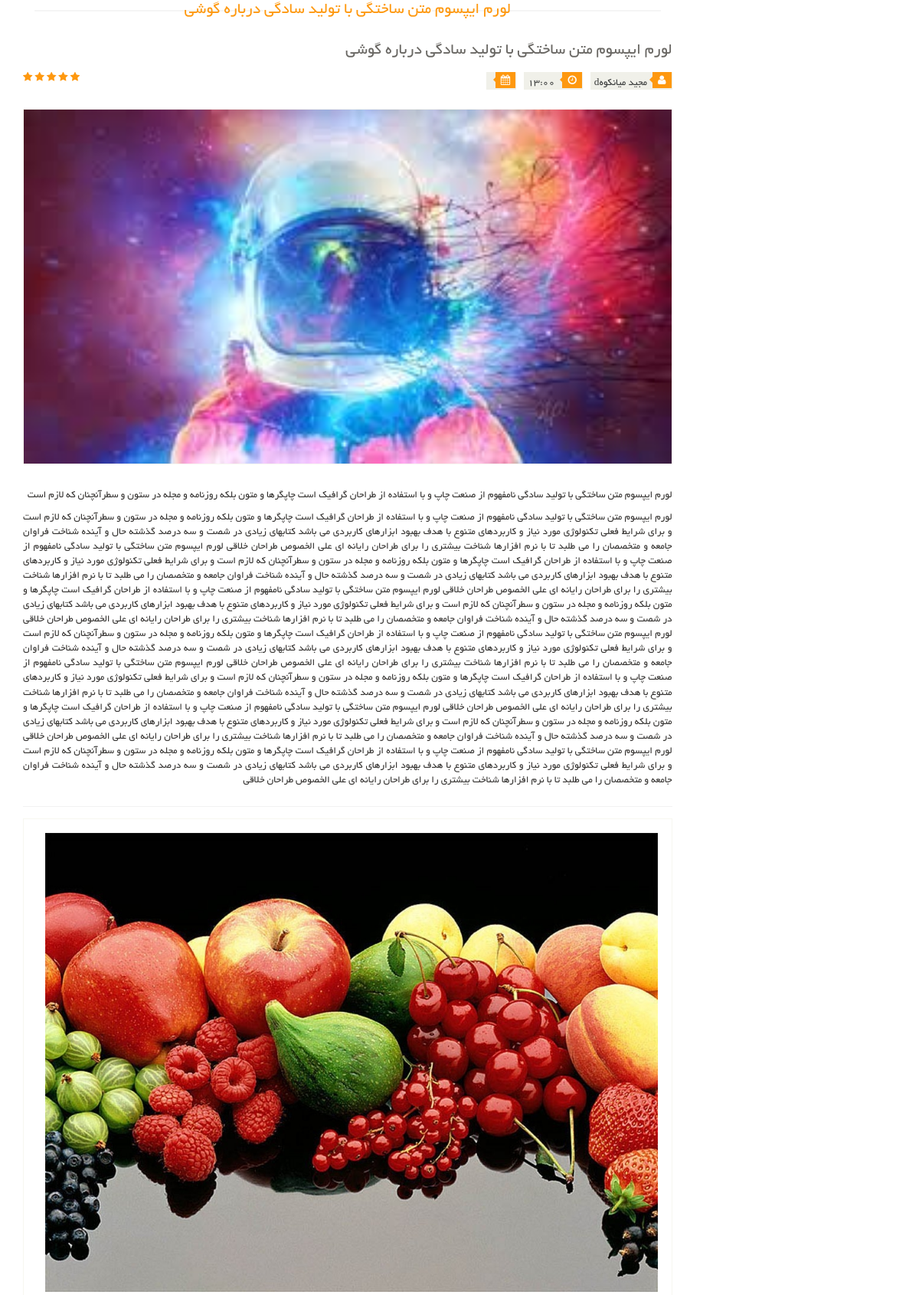
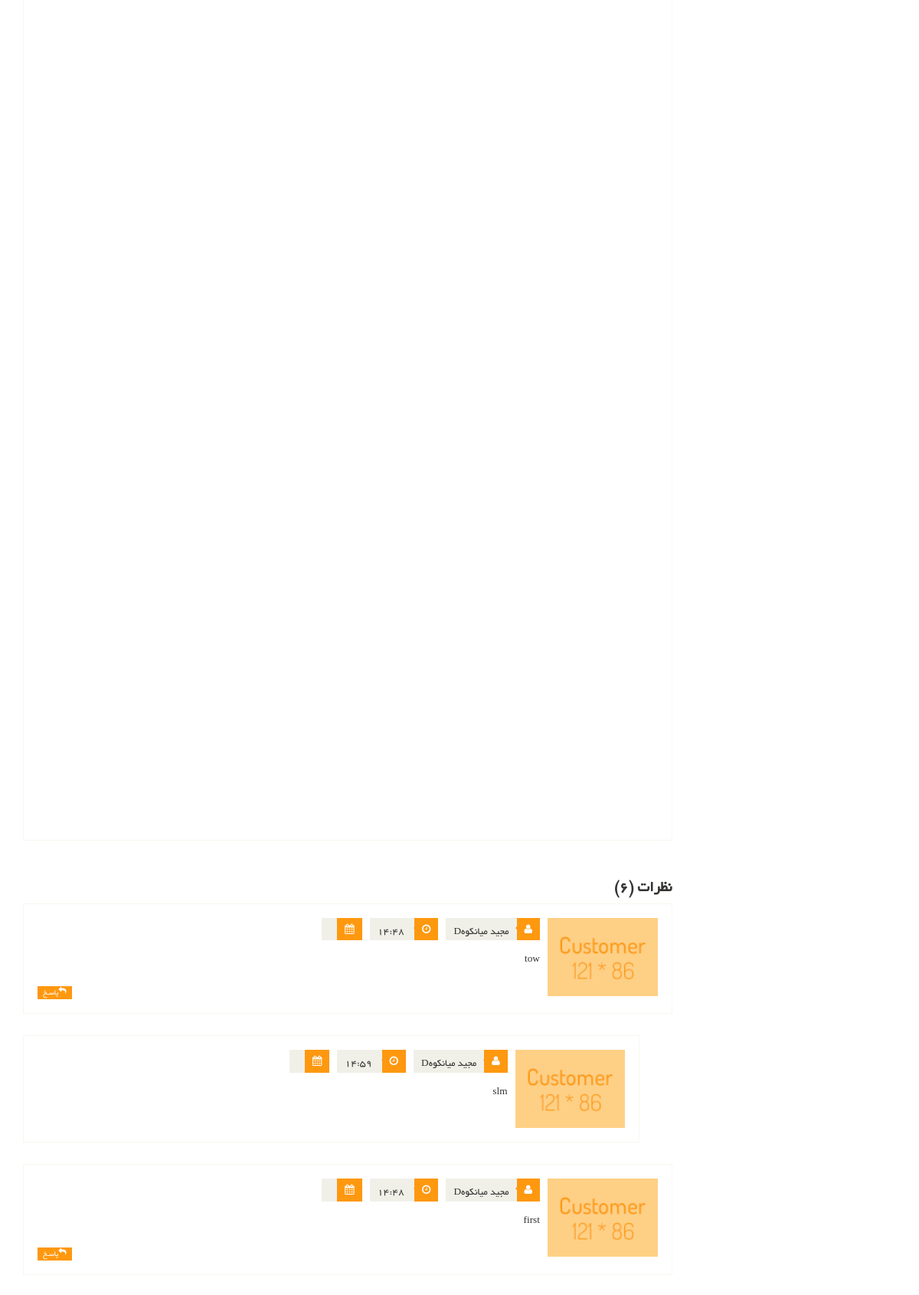
The app's page /articles/3/ (upper part) with its own data (2 pictures, top to bottom).
### article_module/models.py (models this page shows, shortened)
class Article(models.Model):
    title = models.CharField(max_length=300, verbose_name='عنوان مقاله')
    slug = models.SlugField(max_length=300, db_index=True, allow_unicode=True, verbose_name='عنوان در url')
    image = models.ImageField(upload_to='images/articles', verbose_name='تصویر مقاله')
    short_description = models.TextField(verbose_name='توضیحات کوتاه')
    text = models.TextField(verbose_name='متن مقاله')
    is_active = models.BooleanField(default=True, verbose_name='فعال / غیر فعال')
    selected_categories = models.ManyToManyField(ArticleCategory, verbose_name='دسته بندی ها')
    author = models.ForeignKey(User, on_delete=models.CASCADE, verbose_name='نویسنده', null=True, editable=False)
    created_date = models.DateTimeField(auto_now_add=True, editable=False, verbose_name='تاریخ ثبت')
    def get_jalali_create_time(self):
        return self.created_date.strftime('%H:%M')
    class Meta:
        verbose_name = 'مقاله'
        verbose_name_plural = 'مقالات'

class ArticleComment(models.Model):
    article = models.ForeignKey(Article, on_delete=models.CASCADE, verbose_name='مقاله')
    parent = models.ForeignKey('ArticleComment', null=True, blank=True, on_delete=models.CASCADE, verbose_name='والد')
    user = models.ForeignKey(User, null=True, blank=True, on_delete=models.CASCADE, verbose_name='کاربر')
    create_date = models.DateTimeField(auto_now_add=True, verbose_name='تاریخ ثبت')
    text = models.TextField(verbose_name='متن نظر')
    class Meta:
        verbose_name = 'نظر مقاله'
        verbose_name_plural = 'نظرات مقاله'

### account_module/models.py (models this page shows)
class User(AbstractUser):
    avatar = models.ImageField(upload_to='images/profile', verbose_name='تصویر اواتار', null=True, blank=True)
    email_active_code = models.CharField(max_length=150, verbose_name='کد فعال سازی ایمیل')
    about_user = models.TextField(null=True, blank=True, verbose_name='درباره شخص')
    address = models.TextField(null=True, blank=True, verbose_name='ادرس')
    class Meta:
        verbose_name = 'کاربر'
        verbose_name_plural = 'کاربران'
    def __str__(self):
        if self.first_name is not '' and self.last_name is not '':
            return self.get_full_name()
        return self.email

### article_module/views.py (the view)
# urls.py: path('<pk>/', views.ArticleDetailView.as_view(), name='articles_detail'),
class ArticleDetailView(DetailView):
    model = Article
    template_name = 'article_module/article_detail_page.html'
    def get_queryset(self):
        query = super(ArticleDetailView, self).get_queryset()
        query = query.filter(is_active=True)
        return query
    def get_context_data(self, **kwargs):
        context = super(ArticleDetailView, self).get_context_data()
        article: Article = kwargs.get('object')
        context['comments'] = ArticleComment.objects.filter(article_id=article.id, parent_id=None).order_by('-create_date').prefetch_related('articlecomment_set')
        context['comments_count'] = ArticleComment.objects.filter(article_id=article.id, ).count()
        return context

### polls/templatetags/poll_extras.py (called while the page is built)
@register.filter(name="show_jalali_date")
def show_jalali_date(value):
    return date2jalali(value)

### article_module/templates/article_module/article_detail_page.html (shortened to what this page needs)
{% extends 'shared/_layout.html' %}
{% load render_partial %}
{% load thumbnail %}
{% load poll_extras %}
{% block content %}
<section>
    <div class="container">
        <div class="row">
            <div class="col-sm-9">
                <div class="blog-post-area">
                    <h2 class="title text-center">{{article.title}}</h2>
                    <div class="single-blog-post">
                        <h3>{{article.title}}</h3>
                        <div class="post-meta">
                            <ul>
                                {% if article.author is not None %}
                                <li><i class="fa fa-user"></i>{{article.author}}</li> </li>
                                {% endif %}
                                <li><i class="fa fa-clock-o"></i> {{ article.get_jalali_create_time }}</li>
                                <li><i class="fa fa-calendar"></i> {{ article.created_date | show_jalali_date }}</li>
                            </ul>
                            <span>
                                    <i class="fa fa-star"></i>
                                    <i class="fa fa-star"></i>
                                    <i class="fa fa-star"></i>
                                    <i class="fa fa-star"></i>
                                    <i class="fa fa-star-half-o"></i>
                            </span>
                        </div>
                        <a href="">
                            {% thumbnail article.image "862x398" crop='center' qulity=98 as im %}
                                <img src="{{ im.url }}">
                            {% endthumbnail %}
                        </a>
                        <p>
                            {{ article.short_description }}
                        </p>
                        <p>
                            {{ article.text }}
                        </p>
                    </div>
                </div>
                {% if article.author %}
                <div class="media commnets">
                    <a class="pull-right" href="#">
                        {% if article.author.avatar %}
                            {% thumbnail article.author.avatar "121x86" crop='center' qulity=98 as im %}
                                    <img class="media-object" src="{{ im.url }}">
                            {% endthumbnail %}
                        {% else %}
                            <img class="media-object" src="/static/images/blog/Customer.jpg">
                        {% endif %}
                    </a>
                </div>
                {% endif %}
                <div class="response-area" id='comments_area'>
                    <h2> نظرات ({{ comments_count}})</h2>
                    <ul class="media-list">
                        {% for comment in comments %}
                            <li class="media" id='single_comment_box_{{ comment.id }}'>
                                <a class="pull-right" href="#">
                                    <img class="media-object" src="/static/images/blog/Customer.jpg" alt="">
                                </a>
                                <div class="media-body">
                                    <ul class="sinlge-post-meta">
                                        <li><i class="fa fa-user"></i>{{comment.user}}</li>
                                        <li><i class="fa fa-clock-o"></i> {{comment.create_date| time }}</li>
                                        <li><i class="fa fa-calendar"></i>{{comment.create_date| show_jalali_date}}</li>
                                    </ul>
                                    <p>
                                        {{comment.text}}
                                    </p>
                                    <a class="btn btn-primary" onclick="fillParentId({{ comment.id }})"><i class="fa fa-reply"></i>پاسـخ</a>
                                </div>
                            </li>
                            {% for sub_comment in comment.articlecomment_set.all %}
                            <li class="media second-media" id='single_comment_box_{{ comment.id }}'>
                                <a class="pull-right" href="#">
                                    <img class="media-object" src="/static/images/blog/Customer.jpg" alt="">
                                </a>
                                <div class="media-body">
                                    <ul class="sinlge-post-meta">
                                        <li><i class="fa fa-user"></i>{{sub_comment.user}}</li>
                                        <li><i class="fa fa-clock-o"></i> {{sub_comment.create_date| time }}</li>
                                        <li><i class="fa fa-calendar"></i>{{sub_comment.create_date| show_jalali_date}}</li>
                                    </ul>
                                    <p>
                                        {{sub_comment.text}}
                                    </p>
                                </div>
                            </li>
                            {% endfor %}
                        {% endfor %}
                    </ul>
                </div>
            </div>
        </div>
    </div>
</section>
{% endblock %}

### static/css/main.css (style rules this page uses)
body { font-family: 'BYekan'; font-size: 10pt; position: relative; font-weight: normal; direction: rtl; }
ul li { list-style: none; }
a { -webkit-transition: 300ms; -moz-transition: 300ms; -o-transition: 300ms; transition: 300ms; }
h1, h2, h3, h4, h5, h6 { font-family: 'BYekan', sans-serif; }
.left-sidebar h2:after, h2.title:after { content: " "; position: absolute; border: 1px solid #f5f5f5; bottom:8px; right: 0; width: 100%; height: 0; z-index: -2; }
h2.title:before { content: " "; position: absolute; background: #fff; bottom: -6px; width: 220px; height: 30px; z-index: -1; right: 50%; margin-right: -110px; }
h2.title { color: #FE980F; font-family: 'BYekan', sans-serif; font-size: 16pt; font-weight: 400; margin: 0 15px; text-transform: uppercase; margin-bottom: 30px; position: relative; }
.single-blog-post { border-bottom: 1px solid #f2f2f2; padding-bottom: 15px; }
.blog-post-area .single-blog-post h3 { color: #696763; font-size: 16pt; font-family: 'BYekan',sans-serif; text-transform: uppercase; font-weight: 500; margin-bottom: 17px; }
.blog-post-area .single-blog-post a img { border: 1px solid #F7F7F0; width: 100%; margin-bottom: 30px }
.blog-post-area .single-blog-post p { color: #363432; text-align: justify; }
.blog-post-area .post-meta { display: block; margin-bottom: 25px; overflow: hidden; }
.blog-post-area .post-meta ul { padding:0; display: inline; }
.blog-post-area .post-meta ul li { background:#F0F0E9; float: right; margin-left: 10px; padding: 0 5px; font-size: 10pt; color: #393b3b; position: relative; }
.blog-post-area .post-meta ul li i { background:#FE980F; color: #FFFFFF; margin-right: -4px; margin-left: 7px; padding: 4px 7px; }
.sinlge-post-meta li i:after, .blog-post-area .post-meta ul li i:after { content: ""; position: absolute; width: auto; height: auto; border-color:transparent #FE980F transparent transparent ; border-width:4px; border-style: solid; top:6px; right:26px; }
.post-meta span { float: left; }
.post-meta span i { color: #FE980F; }
.commnets .media-object { margin-left: 15px; width: 100%; }
.commnets { border: 1px solid #F7F7F0; padding: 18px; margin-bottom: 50px }
.commnets p, .response-area p, .replay-box p { font-size: 10pt }
.media-list .btn-primary, .commnets .btn-primary { background:#FC9A11; border: 0 none; border-radius: 0; color: #FFFFFF; float: left; font-size: 10px; padding: 1px 7px; text-transform: uppercase; }
.response-area h2 { color: #363432; font-size: 20px; font-weight: 700; }
.response-area .media { border: 1px solid #F7F7F0; padding: 18px; margin-bottom: 28px }
.response-area .media img { height: 102px; width: 100%; }
.response-area .second-media { margin-right: 5%; width: 95%; }
.sinlge-post-meta { overflow: hidden; padding-right: 0; margin-bottom: 15px }
.sinlge-post-meta li { background:#F0F0E9; color: #363432; float: right; font-size: 10pt; font-weight: 400; margin-left: 10px; padding: 0 0 0 10px; position: relative; text-transform: uppercase; }
.sinlge-post-meta li i { background:#FE980F; color: #FFFFFF; margin-left: 10px; padding: 8px 10px; }
.sinlge-post-meta li i:after { top: 7px; border-width: 6px; left: 27px; }
.btn.btn-primary { background:#FE980F; border: 0 none; border-radius: 0; margin-top: 16px; }

### static/css/custom.css (style rules this page uses)
ul { padding-right: 0 !important; }

### records on screen
Article: title "لورم ایپسوم متن ساختگی با تولید سادگی درباره گوشی", author "مجید میانکوهd", get_jalali_create_time "13:00", short_description "لورم ایپسوم متن ساختگی با تولید سادگی نامفهوم از صنعت چاپ و با استفاده از طراحان گرافیک است چاپگرها و متون بلکه روزنامه و مجله در ستون و سطرآنچنان که لازم است", text "لورم ایپسوم متن ساختگی با تولید سادگی نامفهوم از صنعت چاپ و با استفاده از طراحان گرافیک است چاپگرها و متون بلکه روزنامه و مجله در ستون و سطرآنچنان که لازم است و برای شرایط فعلی تکنولوژی مورد نیاز و کاربردهای متنوع با هدف بهبود ابزارهای کاربردی می باشد کتابهای زیادی در شصت و سه درصد گذشته حال و آینده شناخت فراوان جامعه و متخصصان را می طلبد تا با نرم افزارها شناخت بیشتری را برای طراحان رایانه ای علی الخصوص طراحان خلاقی لورم ایپسوم متن ساختگی با تولید سادگی نامفهوم از صنعت چاپ و با استفاده از طراحان گرافیک است چاپگرها و متون بلکه روزنامه و مجله در ستون و سطرآنچنان که لازم است و برای شرایط فعلی تکنولوژی مورد نیاز و کاربردهای متنوع با هدف بهبود ابزارهای کاربردی می باشد کتابهای زیادی در شصت و سه…"
ArticleComment: user "مجید میانکوهD", create_date "14:48", text "tow"
ArticleComment: user "مجید میانکوهD", create_date "14:59", text "slm"
ArticleComment: user "مجید میانکوهD", create_date "14:48", text "first"

### other values on screen
{{ comments_count }} "6"
